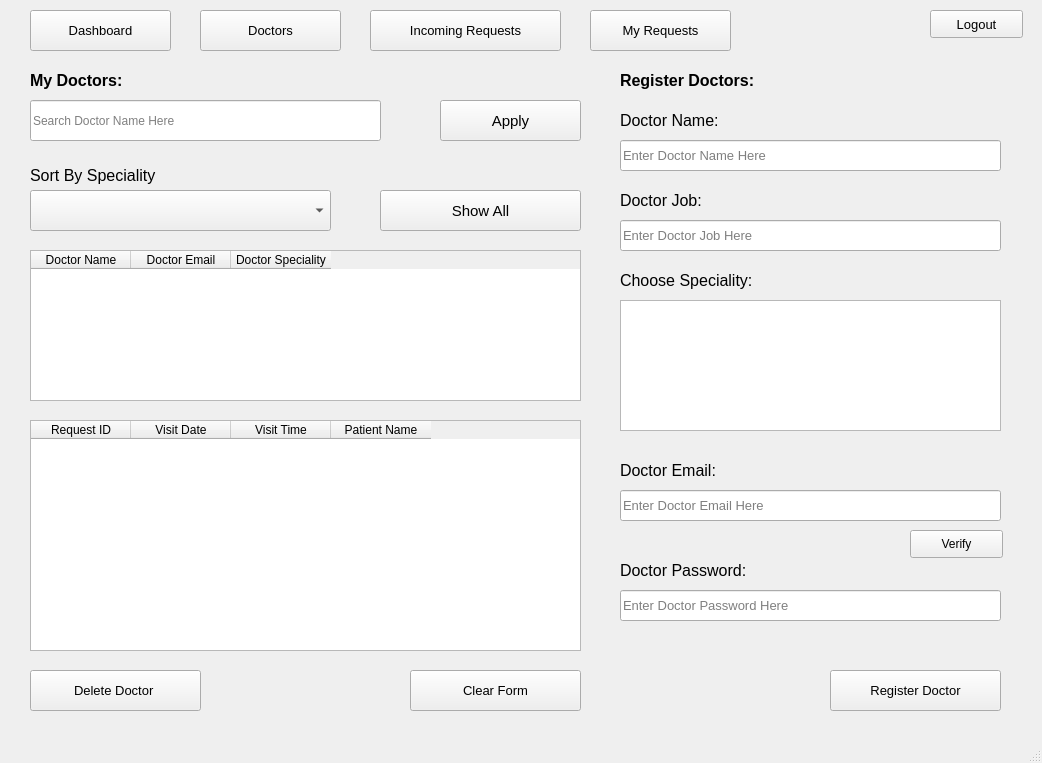
<?xml version="1.0" encoding="UTF-8"?>
<ui version="4.0">
 <class>ClinicDoctor</class>
 <widget class="QMainWindow" name="ClinicDoctor">
  <property name="geometry">
   <rect>
    <x>0</x>
    <y>0</y>
    <width>1042</width>
    <height>763</height>
   </rect>
  </property>
  <property name="windowTitle">
   <string>Call A Doctor - Clinic Doctor Page</string>
  </property>
  <widget class="QWidget" name="centralwidget">
   <widget class="QListWidget" name="SpecialityListWidget">
    <property name="geometry">
     <rect>
      <x>620</x>
      <y>300</y>
      <width>381</width>
      <height>131</height>
     </rect>
    </property>
   </widget>
   <widget class="QLineEdit" name="SearchDoctorInput">
    <property name="geometry">
     <rect>
      <x>30</x>
      <y>100</y>
      <width>351</width>
      <height>41</height>
     </rect>
    </property>
    <property name="text">
     <string/>
    </property>
    <property name="placeholderText">
     <string>Search Doctor Name Here</string>
    </property>
    <property name="clearButtonEnabled">
     <bool>true</bool>
    </property>
   </widget>
   <widget class="QLabel" name="SortSpecialityLabel">
    <property name="geometry">
     <rect>
      <x>30</x>
      <y>160</y>
      <width>271</width>
      <height>31</height>
     </rect>
    </property>
    <property name="font">
     <font>
      <pointsize>12</pointsize>
     </font>
    </property>
    <property name="text">
     <string>Sort By Speciality</string>
    </property>
   </widget>
   <widget class="QPushButton" name="ApplyButton">
    <property name="geometry">
     <rect>
      <x>440</x>
      <y>100</y>
      <width>141</width>
      <height>41</height>
     </rect>
    </property>
    <property name="font">
     <font>
      <pointsize>11</pointsize>
     </font>
    </property>
    <property name="text">
     <string>Apply</string>
    </property>
    <property name="iconSize">
     <size>
      <width>20</width>
      <height>20</height>
     </size>
    </property>
   </widget>
   <widget class="QPushButton" name="DashboardButton">
    <property name="geometry">
     <rect>
      <x>30</x>
      <y>10</y>
      <width>141</width>
      <height>41</height>
     </rect>
    </property>
    <property name="font">
     <font>
      <pointsize>10</pointsize>
     </font>
    </property>
    <property name="text">
     <string>Dashboard</string>
    </property>
   </widget>
   <widget class="QPushButton" name="DoctorsButton">
    <property name="geometry">
     <rect>
      <x>200</x>
      <y>10</y>
      <width>141</width>
      <height>41</height>
     </rect>
    </property>
    <property name="font">
     <font>
      <pointsize>10</pointsize>
     </font>
    </property>
    <property name="text">
     <string>Doctors</string>
    </property>
   </widget>
   <widget class="QPushButton" name="IncomingRequestsButton">
    <property name="geometry">
     <rect>
      <x>370</x>
      <y>10</y>
      <width>191</width>
      <height>41</height>
     </rect>
    </property>
    <property name="font">
     <font>
      <pointsize>10</pointsize>
     </font>
    </property>
    <property name="text">
     <string>Incoming Requests</string>
    </property>
   </widget>
   <widget class="QPushButton" name="LogoutButton">
    <property name="geometry">
     <rect>
      <x>930</x>
      <y>10</y>
      <width>93</width>
      <height>28</height>
     </rect>
    </property>
    <property name="font">
     <font>
      <pointsize>10</pointsize>
     </font>
    </property>
    <property name="text">
     <string>Logout</string>
    </property>
   </widget>
   <widget class="QComboBox" name="Speciality">
    <property name="geometry">
     <rect>
      <x>30</x>
      <y>190</y>
      <width>301</width>
      <height>41</height>
     </rect>
    </property>
    <property name="font">
     <font>
      <pointsize>9</pointsize>
     </font>
    </property>
   </widget>
   <widget class="QPushButton" name="ClearFormButton">
    <property name="geometry">
     <rect>
      <x>410</x>
      <y>670</y>
      <width>171</width>
      <height>41</height>
     </rect>
    </property>
    <property name="font">
     <font>
      <pointsize>10</pointsize>
     </font>
    </property>
    <property name="text">
     <string>Clear Form</string>
    </property>
   </widget>
   <widget class="QPushButton" name="RegisterDoctorButton">
    <property name="geometry">
     <rect>
      <x>830</x>
      <y>670</y>
      <width>171</width>
      <height>41</height>
     </rect>
    </property>
    <property name="font">
     <font>
      <pointsize>10</pointsize>
     </font>
    </property>
    <property name="text">
     <string>Register Doctor</string>
    </property>
   </widget>
   <widget class="QPushButton" name="DeleteDoctorButton">
    <property name="geometry">
     <rect>
      <x>30</x>
      <y>670</y>
      <width>171</width>
      <height>41</height>
     </rect>
    </property>
    <property name="font">
     <font>
      <pointsize>10</pointsize>
     </font>
    </property>
    <property name="text">
     <string>Delete Doctor </string>
    </property>
   </widget>
   <widget class="QLabel" name="DoctorNameLabel">
    <property name="geometry">
     <rect>
      <x>620</x>
      <y>100</y>
      <width>181</width>
      <height>41</height>
     </rect>
    </property>
    <property name="font">
     <font>
      <pointsize>12</pointsize>
     </font>
    </property>
    <property name="text">
     <string>Doctor Name:</string>
    </property>
   </widget>
   <widget class="QLineEdit" name="DoctorNameInput">
    <property name="geometry">
     <rect>
      <x>620</x>
      <y>140</y>
      <width>381</width>
      <height>31</height>
     </rect>
    </property>
    <property name="font">
     <font>
      <pointsize>10</pointsize>
     </font>
    </property>
    <property name="text">
     <string/>
    </property>
    <property name="placeholderText">
     <string>Enter Doctor Name Here</string>
    </property>
    <property name="clearButtonEnabled">
     <bool>true</bool>
    </property>
   </widget>
   <widget class="QLabel" name="DoctorJobLabel">
    <property name="geometry">
     <rect>
      <x>620</x>
      <y>180</y>
      <width>181</width>
      <height>41</height>
     </rect>
    </property>
    <property name="font">
     <font>
      <pointsize>12</pointsize>
     </font>
    </property>
    <property name="text">
     <string>Doctor Job:</string>
    </property>
   </widget>
   <widget class="QLineEdit" name="DoctorJobInput">
    <property name="geometry">
     <rect>
      <x>620</x>
      <y>220</y>
      <width>381</width>
      <height>31</height>
     </rect>
    </property>
    <property name="font">
     <font>
      <pointsize>10</pointsize>
     </font>
    </property>
    <property name="text">
     <string/>
    </property>
    <property name="placeholderText">
     <string>Enter Doctor Job Here</string>
    </property>
    <property name="clearButtonEnabled">
     <bool>true</bool>
    </property>
   </widget>
   <widget class="QLabel" name="ChooseSpecialityLabel">
    <property name="geometry">
     <rect>
      <x>620</x>
      <y>260</y>
      <width>181</width>
      <height>41</height>
     </rect>
    </property>
    <property name="font">
     <font>
      <pointsize>12</pointsize>
     </font>
    </property>
    <property name="text">
     <string>Choose Speciality:</string>
    </property>
   </widget>
   <widget class="QLabel" name="ManageDoctorslabel">
    <property name="geometry">
     <rect>
      <x>620</x>
      <y>60</y>
      <width>221</width>
      <height>41</height>
     </rect>
    </property>
    <property name="font">
     <font>
      <pointsize>12</pointsize>
      <weight>75</weight>
      <bold>true</bold>
     </font>
    </property>
    <property name="text">
     <string>Register Doctors:</string>
    </property>
   </widget>
   <widget class="QLabel" name="DoctorEmailLabel">
    <property name="geometry">
     <rect>
      <x>620</x>
      <y>450</y>
      <width>181</width>
      <height>41</height>
     </rect>
    </property>
    <property name="font">
     <font>
      <pointsize>12</pointsize>
     </font>
    </property>
    <property name="text">
     <string>Doctor Email:</string>
    </property>
   </widget>
   <widget class="QLineEdit" name="DoctorEmailInput">
    <property name="geometry">
     <rect>
      <x>620</x>
      <y>490</y>
      <width>381</width>
      <height>31</height>
     </rect>
    </property>
    <property name="font">
     <font>
      <pointsize>10</pointsize>
     </font>
    </property>
    <property name="text">
     <string/>
    </property>
    <property name="placeholderText">
     <string>Enter Doctor Email Here</string>
    </property>
    <property name="clearButtonEnabled">
     <bool>true</bool>
    </property>
   </widget>
   <widget class="QLabel" name="DoctorPasswordLabel">
    <property name="geometry">
     <rect>
      <x>620</x>
      <y>550</y>
      <width>181</width>
      <height>41</height>
     </rect>
    </property>
    <property name="font">
     <font>
      <pointsize>12</pointsize>
     </font>
    </property>
    <property name="text">
     <string>Doctor Password:</string>
    </property>
   </widget>
   <widget class="QLineEdit" name="DoctorPasswordInput">
    <property name="geometry">
     <rect>
      <x>620</x>
      <y>590</y>
      <width>381</width>
      <height>31</height>
     </rect>
    </property>
    <property name="font">
     <font>
      <pointsize>10</pointsize>
     </font>
    </property>
    <property name="text">
     <string/>
    </property>
    <property name="placeholderText">
     <string>Enter Doctor Password Here</string>
    </property>
    <property name="clearButtonEnabled">
     <bool>true</bool>
    </property>
   </widget>
   <widget class="QPushButton" name="ShowAllButton">
    <property name="geometry">
     <rect>
      <x>380</x>
      <y>190</y>
      <width>201</width>
      <height>41</height>
     </rect>
    </property>
    <property name="font">
     <font>
      <pointsize>11</pointsize>
     </font>
    </property>
    <property name="text">
     <string>Show All</string>
    </property>
    <property name="iconSize">
     <size>
      <width>20</width>
      <height>20</height>
     </size>
    </property>
   </widget>
   <widget class="QTableWidget" name="DoctorTable">
    <property name="geometry">
     <rect>
      <x>30</x>
      <y>250</y>
      <width>551</width>
      <height>151</height>
     </rect>
    </property>
    <property name="mouseTracking">
     <bool>true</bool>
    </property>
    <property name="dragEnabled">
     <bool>true</bool>
    </property>
    <property name="sortingEnabled">
     <bool>true</bool>
    </property>
    <column>
     <property name="text">
      <string>Doctor Name</string>
     </property>
    </column>
    <column>
     <property name="text">
      <string>Doctor Email</string>
     </property>
    </column>
    <column>
     <property name="text">
      <string>Doctor Speciality</string>
     </property>
    </column>
   </widget>
   <widget class="QPushButton" name="MyRequestsButton">
    <property name="geometry">
     <rect>
      <x>590</x>
      <y>10</y>
      <width>141</width>
      <height>41</height>
     </rect>
    </property>
    <property name="font">
     <font>
      <pointsize>10</pointsize>
     </font>
    </property>
    <property name="text">
     <string>My Requests</string>
    </property>
   </widget>
   <widget class="QTableWidget" name="DoctorInfoTable">
    <property name="geometry">
     <rect>
      <x>30</x>
      <y>420</y>
      <width>551</width>
      <height>231</height>
     </rect>
    </property>
    <column>
     <property name="text">
      <string>Request ID</string>
     </property>
    </column>
    <column>
     <property name="text">
      <string>Visit Date</string>
     </property>
    </column>
    <column>
     <property name="text">
      <string>Visit Time</string>
     </property>
    </column>
    <column>
     <property name="text">
      <string>Patient Name</string>
     </property>
    </column>
   </widget>
   <widget class="QLabel" name="MyDoctorLabel">
    <property name="geometry">
     <rect>
      <x>30</x>
      <y>60</y>
      <width>221</width>
      <height>41</height>
     </rect>
    </property>
    <property name="font">
     <font>
      <pointsize>12</pointsize>
      <weight>75</weight>
      <bold>true</bold>
     </font>
    </property>
    <property name="text">
     <string>My Doctors:</string>
    </property>
   </widget>
   <widget class="QPushButton" name="VerifyButton">
    <property name="geometry">
     <rect>
      <x>910</x>
      <y>530</y>
      <width>93</width>
      <height>28</height>
     </rect>
    </property>
    <property name="text">
     <string>Verify</string>
    </property>
   </widget>
  </widget>
  <widget class="QStatusBar" name="statusbar"/>
 </widget>
 <resources/>
 <connections/>
</ui>
